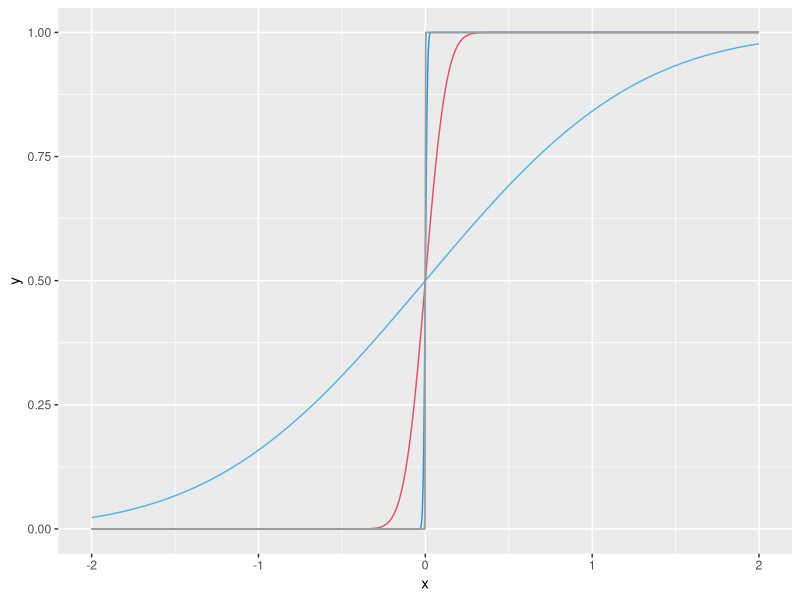
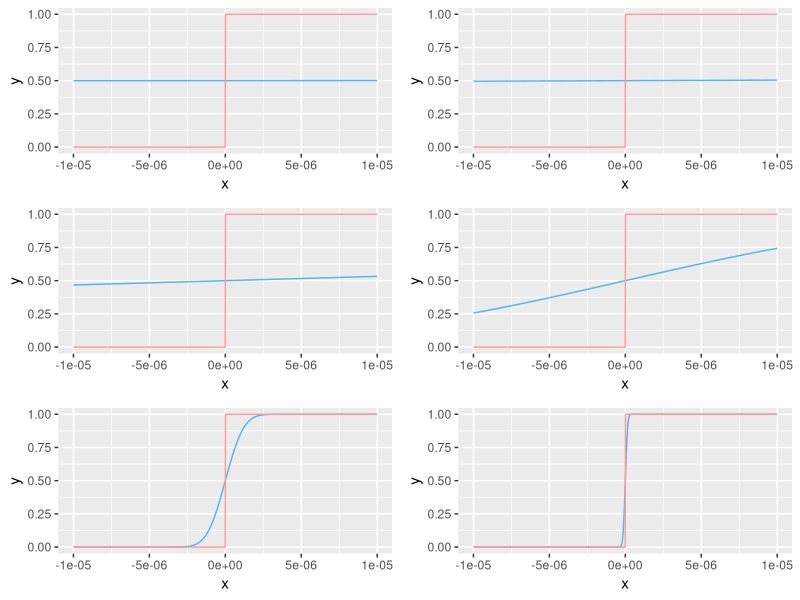
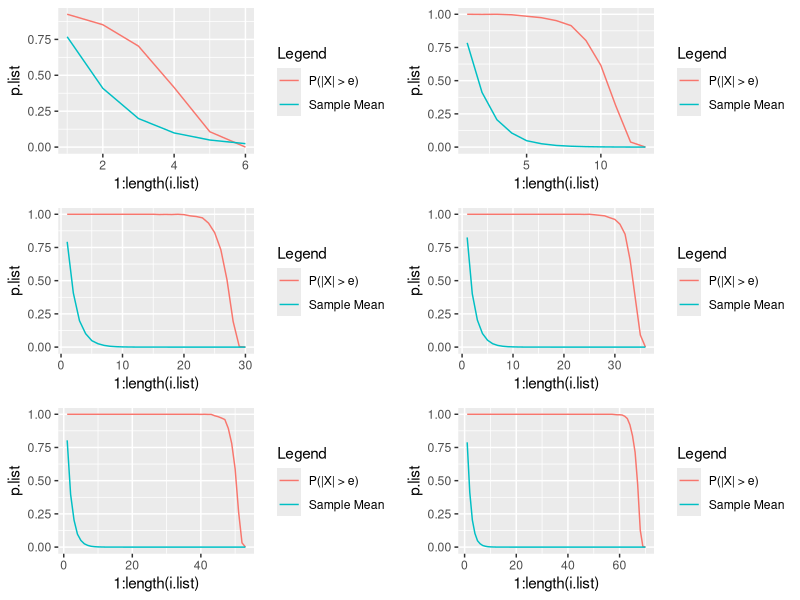

These charts were generated, in order, by the following R code:
if (!'ggplot2' %in% rownames(installed.packages())) {install.packages('ggplot2')}
library('ggplot2')
if (!'gridExtra' %in% rownames(installed.packages())) {install.packages('gridExtra')}
library('gridExtra')

rm(list = ls())

set.seed(9231066)

# Plot CDF
plot.unif <- ggplot(data = data.frame(x = c(-5, 5)), mapping = aes(x = x))
plot.unif <- plot.unif + stat_function(fun = function(x) pnorm(x, mean = 0, sd = 1), n = 1000, color = '#56B4E9')
plot.unif <- plot.unif + stat_function(fun = function(x) pnorm(x, mean = 0, sd = .1), n = 1000, color = 10)
plot.unif <- plot.unif + stat_function(fun = function(x) pnorm(x, mean = 0, sd = .01), n = 1000, color = 100)
plot.unif <- plot.unif + stat_function(fun = function(x) pnorm(x, mean = 0, sd = .001), n = 1000, color = 1000)
plot.unif <- plot.unif + stat_function(fun = function(x) pnorm(x, mean = 0, sd = .0001), n = 1000, color = 10000)
plot.unif <- plot.unif + xlim(-2, 2)
show(plot.unif)

# Convergence in Distribution
## Discrete Uniform CDF
pdu <- function(x) ifelse(x < 0, 0, 1)

plot.dist <- function(epsilon) {
    n <- 1000
    
    i.last <- 1
    p.last <- 1
    while (p.last != 0) {
        samples <- rnorm(n, mean = 0, sd = i.last)
        p.last <- mean(abs(samples) > epsilon)
        i.last <- i.last / 2
    }
    
    plot.p <- ggplot(data = data.frame(x = c(-1e-5, 1e-5)), mapping = aes(x = x))
    plot.p <- plot.p + stat_function(fun = function(x) pnorm(x, sd = i.last), n = 1000, color = '#56B4E9')
    plot.p <- plot.p + stat_function(fun = pdu, n = 1000, color = '#FF9999')
    plot.p
}

plot.1 <- plot.dist(1e-1)
plot.2 <- plot.dist(1e-2)
plot.3 <- plot.dist(1e-3)
plot.4 <- plot.dist(1e-4)
plot.5 <- plot.dist(1e-5)
plot.6 <- plot.dist(1e-6)

grid.arrange(plot.1, plot.2, plot.3, plot.4, plot.5, plot.6, nrow = 3)

# Convergence in Probability
plot.prob <- function(epsilon) {
    n <- 1000
    
    i.last <- 1
    i.list <- c()
    p.last <- 1
    p.list <- c()
    samples.mean <- c()
    while (p.last != 0) {
        samples.list <- rnorm(n, mean = 0, sd = i.last)
        samples.mean <- c(samples.mean, mean(mean(abs(samples.list))))
        p.last <- mean(abs(samples.list) > epsilon)
        p.list <- c(p.list, p.last)
        
        i.list <- c(i.list, i.last)
        i.last <- i.last / 2
    }
    
    plot.p <- ggplot(data = data.frame(i.list, p.list, samples.mean), mapping = aes(x = 1:length(i.list)))
    plot.p <- plot.p + geom_line(aes(y = p.list, color = '#56B4E9'))
    plot.p <- plot.p + geom_line(aes(y = samples.mean, color = '#FF9999'))
    plot.p <- plot.p + scale_color_discrete(name = "Legend", labels = c('P(|X| > e)', 'Sample Mean'))
    plot.p
}

plot.1 <- plot.prob(1e-1)
plot.3 <- plot.prob(1e-3)
plot.8 <- plot.prob(1e-8)
plot.10 <- plot.prob(1e-10)
plot.15 <- plot.prob(1e-15)
plot.20 <- plot.prob(1e-20)

grid.arrange(plot.1, plot.3, plot.8, plot.10, plot.15, plot.20, nrow = 3)
